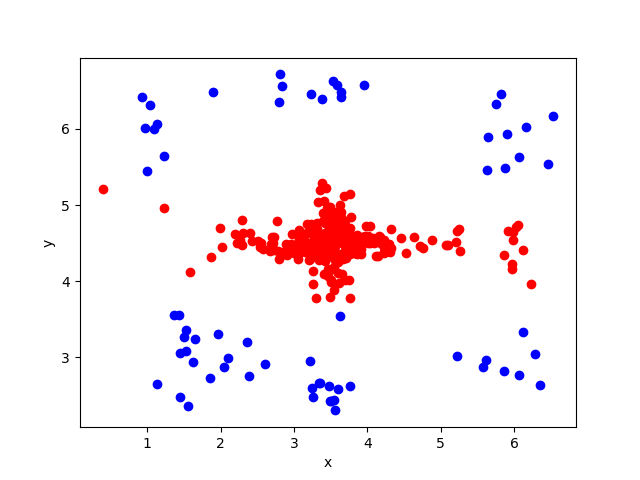

This figure's Python source:
import pandas as pd
import numpy as np
import random as rand
import statistics as stat

import matplotlib.pyplot as plt
import seaborn as sns

#a changer parfois entre ',' et '\t' cela depends du systeme ou de l'application qui a sauvegarde le fichier
data_df = pd.read_csv("data.csv", sep = '\t')
#raw data from the csv file

data = np.array(data_df)
global_size = int(data.size / data[0].size)

class Leaf:
	def __init__(self, inlier = None, center = False):
		self.type = "leaf"
		self.inlier = inlier
		self.center = center
		

#Node class that we use
class Node:
	def __init__(self, size, id_attr = -1, seuilA = 0, seuilB = 0, L=None, M=None, R=None, std = -1):
		self.type = "node"
		self.tab_size = size
		
		self.outlier_a = [None] * (self.tab_size)
		self.inlier = [None] * (self.tab_size)
		self.outlier_b = [None] * (self.tab_size)
		
		self.L = L
		self.M = M
		self.R = R
		
		self.id_attr = id_attr
		self.rid_attr = -1
		self.std = std
		self.seuilA = seuilA
		self.seuilB = seuilB



	def after_kmean(self, outlier_a, inlier, outlier_b, seuilA, seuilB):
		self.seuilA = seuilA
		self.seuilB = seuilB
		self.outlier_a = outlier_a[:]
		self.inlier = inlier[:]
		self.outlier_b = outlier_b[:]


	
	def find_attr_discriminant(self, data, list_attr, mode = -1):
		#je ne me souviens plus pourquoi j'ai introduit le mode dans cette fonction
		nb_attr = data[0].size
		std = -1;
		selected_attr = -1;
		
		if (mode == -1):
			#le -1 est du au fait qu'ici on n'enleve pas la colonne de vérification 
			for k in range (nb_attr-1):
				tmp = np.std(data[:,k])
				if (tmp > std):
					std = tmp
					selected_attr = k
			
			print("The selected attribut is " + str(list_attr[selected_attr]) + " with a standard variation of " + str(std))
			self.id_attr = selected_attr
			self.rid_attr = list_attr[selected_attr]
			self.std = std
		else:
			print("The selected attribut is " + str(selected_attr) + " with a standard variation of " + str(std))
			self.id_attr = mode
			self.std = np.std(data[k])
		return 0



	def kmean(self, data):
		if (self.id_attr == -1):
			print("Il faut d'abord trouver l'attribut discriminant")
			return -1
		Data = data[:, self.id_attr]
		Data = Data.tolist()
		#on initialise les centres
		#assez barbare
		centers = [None] * (3)
		temp = rand.sample(Data, 1)
		centers[0] = temp
		temp = rand.sample(Data, 1)
		
		while (temp == centers[0]):
			temp = rand.sample(Data, 1)
		centers[1] = temp
		temp = rand.sample(Data, 1)

		while (temp == centers[0] or temp == centers[1]):
			temp = rand.sample(Data, 1)
		centers[2] = temp
		
		#sort of centers
		for i in range(3):
			for j in range(3):
				if (centers[j] > centers[i]):
					temp = centers[i]
					centers[i] = centers[j]
					centers[j] = temp
		
		#on fait un entraînement sur size itérations (devrait être correct)
		for k in range(len(Data)):
			lists = [[],[],[]]
			for value in Data:
				dist0 = abs(centers[0][0] - value)
				dist1 = abs(centers[1][0] - value)
				dist2 = abs(centers[2][0] - value)
				
				indice = 0
				#barbare aussi mais c'est sûr
				if (dist0 < dist1):
					if (dist0 < dist2):
						indice = 0
				if (dist1 < dist0):
					if (dist1 < dist2):
						indice = 1
				if (dist2 < dist0):
					if (dist2 < dist1):
						indice = 2
				
				lists[indice].append(value)
			
			centers[0][0] = stat.mean(lists[0])
			centers[1][0] = stat.mean(lists[1])
			centers[2][0] = stat.mean(lists[2])
		
		#maintenant on remplis la structure
		self.after_kmean(lists[0], lists[1], lists[2], (max(lists[0])+min(lists[1]))/2, (max(lists[1])+min(lists[2]))/2)
		
		return 0


def getSplitParameters(data, list_attr):
	if (len(list_attr) == 0):
		print("Error list_attr list is empty")
		return -1, -1, -1
	node = Node(int(data.size/data[0].size))
	node.find_attr_discriminant(data, list_attr)
	D = data[:]
	while(not(node.rid_attr in list_attr)):
		D = np.delete(D, node.id_attr, 1)
		node.find_attr_discriminant(D, list_attr)
	node.kmean(data)
	return node.id_attr, node.seuilA, node.seuilB


def buildDecisionTree(D, central, list_attr, recur):
	real_size = int(D.size/D[0].size)
	liste = list_attr[:]
	if (real_size >= 4 and recur > 0):
		if (len(liste) >= 1):
			current_attr, seuilA, seuilB = getSplitParameters(D, liste)
			Dl = []
			Dm = []
			Dr = []
			
			for value in D:
				temp = value[current_attr]
				if (temp <= seuilA):
					Dl.append(value)
				if (temp > seuilA and temp <= seuilB):
					Dm.append(value)
				if (temp > seuilB):
					Dr.append(value)
			
			L = buildDecisionTree(np.array(Dl), False, liste, recur-1)
			M = buildDecisionTree(np.array(Dm), True, liste, recur-1)
			R = buildDecisionTree(np.array(Dr), False, liste, recur-1)
			return Node(global_size, current_attr, seuilA, seuilB, L, M, R)
		else:
			return Leaf(D, central)
	else:
		return Leaf(D, central)


#we verify what we have in return
def printDecisionTree(rec=0, n=None, name=""):
	nb = 0; TN = 0; FN = 0; TP = 0; FP = 0
	if (n == None):
		return
	spaces = ""
	for i in range(rec):
		spaces = spaces + "\t"
	
	if (n.type == "node"):
		print(spaces + "node " + str(rec) + " :")
		nb_t, TN_t, FN_t, TP_t, FP_t = printDecisionTree(rec+1, n.L, name + "L")
		nb += nb_t; TN += TN_t; FN += FN_t; TP += TP_t; FP += FP_t
		nb_t, TN_t, FN_t, TP_t, FP_t = printDecisionTree(rec+1, n.M, name + "M")
		nb += nb_t; TN += TN_t; FN += FN_t; TP += TP_t; FP += FP_t
		nb_t, TN_t, FN_t, TP_t, FP_t = printDecisionTree(rec+1, n.R, name + "R")
		nb += nb_t; TN += TN_t; FN += FN_t; TP += TP_t; FP += FP_t
	elif (n.type == "leaf"):
		mode = -1;
		if (n.center is True):
			print(spaces + "leaf " + name + "I :")
			mode = 0;
			#in
		else:
			print(spaces + "leaf " + name + "O :")
			mode = 1;
			#out
		
		for value in n.inlier:
			nb += 1
			if (value[2] == mode):
				if (mode == 0):
					TN += 1
				else:
					TP += 1
			else:
				if (mode == 0):
					FN += 1
				else:
					FP += 1
			print(spaces + "\t" + str(value))
	else:
		print(spaces + "ERROR !")
	
	return nb, TN, FN, TP, FP


#main
node = buildDecisionTree(data, True, [0,1], 2)
nb, TN, FN, TP, FP = printDecisionTree(0, node)


#rest of data verification
confusion_matrix = np.array([[TN, FP], [FN, TP]])

print("Difference of sets :")
print(data)
print("\nWe have " + str(nb) + " entries with the Decision Leaf and kmean coupled algorithms when there is really " + str(global_size))

print("\nReal confusion Matrix:")
print(confusion_matrix)

exact = (TN+TP) / (TN+FP+FN+TP)
exactp = ((TN/(TN+FP)) + (TP/(FN+TP))) / 2
precision = TP / (TP+FP)
rappel = TP / (FN+TP)
print("\nexactitude = " + str(exact))
print("exactitude pondérée = " + str(exactp))
print("precision = " + str(precision))
print("rappel = " + str(rappel))


def make_row(node):
	X=[]; Y=[]; Center=[]
	if (node.type == "node"):
		X_t, Y_t, C_t = make_row(node.L)
		X.extend(X_t); Y.extend(Y_t); Center.extend(C_t)
		X_t, Y_t, C_t = make_row(node.M)
		X.extend(X_t); Y.extend(Y_t); Center.extend(C_t)
		X_t, Y_t, C_t = make_row(node.R)
		X.extend(X_t); Y.extend(Y_t); Center.extend(C_t)
	else:
		for n in node.inlier:
			X.append(float(n[0]))
			Y.append(float(n[1]))
			if (node.center == True):
				Center.append(0)
			else:
				Center.append(1)
	return X, Y, Center

X, Y, Center = make_row(node)

for c, x, y in zip(Center, X, Y):
	if (c == 0):
		plt.plot(x, y, color = 'red', marker='o')
	else:
		plt.plot(x, y, color = 'blue', marker='o')
   
plt.xlabel('x')
plt.ylabel('y')
plt.show()
